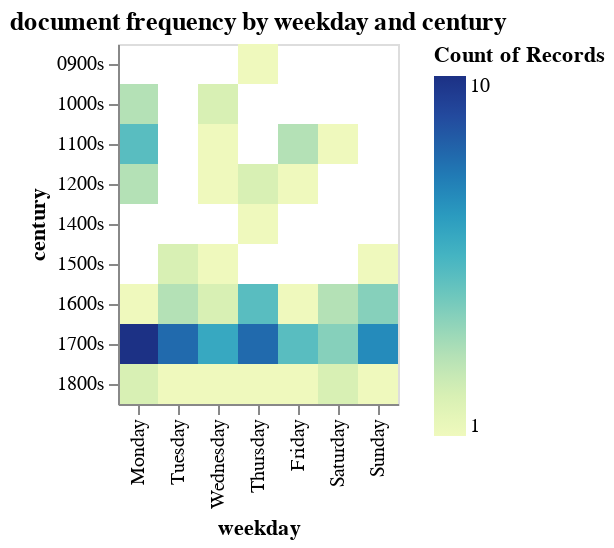

The cell this chart's notebook holds for it:
### Code cell
alt.Chart(weekday_dates[['undate_weekday', 'undate_weekday_name', 'pgpid', 'century']]).mark_rect().encode(
    alt.X('undate_weekday_name', sort=days, title='weekday'),
    alt.Y('century'),
    alt.Color('count(pgpid)')
).properties(title='document frequency by weekday and century')

### Figure 1 — Vega-Lite specification as saved in the notebook (floating-point values rounded to 4 significant figures)
{"config": {"view": {"continuousWidth": 300, "continuousHeight": 300}}, "data": {"name": "data-1260591da2e461d324479e63066d05e2"}, "mark": {"type": "rect"}, "encoding": {"color": {"aggregate": "count", "field": "pgpid", "type": "quantitative"}, "x": {"field": "undate_weekday_name", "sort": ["Monday", "Tuesday", "Wednesday", "Thursday", "Friday", "Saturday", "Sunday"], "title": "weekday", "type": "nominal"}, "y": {"field": "century", "type": "nominal"}}, "title": "document frequency by weekday and century", "$schema": "https://vega.github.io/schema/vega-lite/v5.20.1.json", "datasets": {"data-1260591da2e461d324479e63066d05e2": [{"undate_weekday": 3, "undate_weekday_name": "Thursday", "pgpid": 1377, "century": "1200s"}, {"undate_weekday": 0, "undate_weekday_name": "Monday", "pgpid": 2418, "century": "1200s"}, {"undate_weekday": 0, "undate_weekday_name": "Monday", "pgpid": 2649, "century": "1100s"}, {"undate_weekday": 2, "undate_weekday_name": "Wednesday", "pgpid": 2739, "century": "1000s"}, {"undate_weekday": 3, "undate_weekday_name": "Thursday", "pgpid": 4026, "century": "1200s"}, {"undate_weekday": 0, "undate_weekday_name": "Monday", "pgpid": 5393, "century": "1000s"}, {"undate_weekday": 3, "undate_weekday_name": "Thursday", "pgpid": 6318, "century": "0900s"}, {"undate_weekday": 0, "undate_weekday_name": "Monday", "pgpid": 6419, "century": "1100s"}, {"undate_weekday": 0, "undate_weekday_name": "Monday", "pgpid": 6869, "century": "1000s"}, {"undate_weekday": 3, "undate_weekday_name": "Thursday", "pgpid": 6947, "century": "1400s"}, {"undate_weekday": 2, "undate_weekday_name": "Wednesday", "pgpid": 7237, "century": "1100s"}, {"undate_weekday": 2, "undate_weekday_name": "Wednesday", "pgpid": 7381, "century": "1000s"}, {"undate_weekday": 4, "undate_weekday_name": "Friday", "pgpid": 7637, "century": "1100s"}, {"undate_weekday": 4, "undate_weekday_name": "Friday", "pgpid": 7642, "century": "1200s"}, {"undate_weekday": 5, "undate_weekday_name": "Saturday", "pgpid": 8332, "century": "1100s"}, {"undate_weekday": 0, "undate_weekday_name": "Monday", "pgpid": 9073, "century": "1100s"}, {"undate_weekday": 4, "undate_weekday_name": "Friday", "pgpid": 11227, "century": "1100s"}, {"undate_weekday": 6, "undate_weekday_name": "Sunday", "pgpid": 19648, "century": "1500s"}, {"undate_weekday": 2, "undate_weekday_name": "Wednesday", "pgpid": 19649, "century": "1500s"}, {"undate_weekday": 0, "undate_weekday_name": "Monday", "pgpid": 21094, "century": "1100s"}, {"undate_weekday": 1, "undate_weekday_name": "Tuesday", "pgpid": 25879, "century": "1500s"}, {"undate_weekday": 0, "undate_weekday_name": "Monday", "pgpid": 26510, "century": "1200s"}, {"undate_weekday": 6, "undate_weekday_name": "Sunday", "pgpid": 27479, "century": "1700s"}, {"undate_weekday": 4, "undate_weekday_name": "Friday", "pgpid": 27482, "century": "1700s"}, {"undate_weekday": 3, "undate_weekday_name": "Thursday", "pgpid": 27484, "century": "1600s"}, {"undate_weekday": 2, "undate_weekday_name": "Wednesday", "pgpid": 27485, "century": "1800s"}, {"undate_weekday": 2, "undate_weekday_name": "Wednesday", "pgpid": 27487, "century": "1600s"}, {"undate_weekday": 3, "undate_weekday_name": "Thursday", "pgpid": 27489, "century": "1700s"}, {"undate_weekday": 6, "undate_weekday_name": "Sunday", "pgpid": 27490, "century": "1600s"}, {"undate_weekday": 0, "undate_weekday_name": "Monday", "pgpid": 27491, "century": "1700s"}, {"undate_weekday": 6, "undate_weekday_name": "Sunday", "pgpid": 27493, "century": "1600s"}, {"undate_weekday": 0, "undate_weekday_name": "Monday", "pgpid": 27495, "century": "1700s"}, {"undate_weekday": 5, "undate_weekday_name": "Saturday", "pgpid": 27496, "century": "1700s"}, {"undate_weekday": 4, "undate_weekday_name": "Friday", "pgpid": 27497, "century": "1600s"}, {"undate_weekday": 5, "undate_weekday_name": "Saturday", "pgpid": 27498, "century": "1600s"}, {"undate_weekday": 1, "undate_weekday_name": "Tuesday", "pgpid": 27499, "century": "1700s"}, {"undate_weekday": 2, "undate_weekday_name": "Wednesday", "pgpid": 27500, "century": "1700s"}, {"undate_weekday": 4, "undate_weekday_name": "Friday", "pgpid": 27507, "century": "1700s"}, {"undate_weekday": 3, "undate_weekday_name": "Thursday", "pgpid": 27509, "century": "1700s"}, {"undate_weekday": 1, "undate_weekday_name": "Tuesday", "pgpid": 27511, "century": "1600s"}, {"undate_weekday": 6, "undate_weekday_name": "Sunday", "pgpid": 27514, "century": "1700s"}, {"undate_weekday": 5, "undate_weekday_name": "Saturday", "pgpid": 27515, "century": "1600s"}, {"undate_weekday": 0, "undate_weekday_name": "Monday", "pgpid": 27516, "century": "1700s"}, {"undate_weekday": 6, "undate_weekday_name": "Sunday", "pgpid": 27517, "century": "1700s"}, {"undate_weekday": 6, "undate_weekday_name": "Sunday", "pgpid": 27546, "century": "1700s"}, {"undate_weekday": 1, "undate_weekday_name": "Tuesday", "pgpid": 27587, "century": "1700s"}, {"undate_weekday": 5, "undate_weekday_name": "Saturday", "pgpid": 27588, "century": "1800s"}, {"undate_weekday": 1, "undate_weekday_name": "Tuesday", "pgpid": 27589, "century": "1700s"}, {"undate_weekday": 3, "undate_weekday_name": "Thursday", "pgpid": 27721, "century": "1600s"}, {"undate_weekday": 2, "undate_weekday_name": "Wednesday", "pgpid": 27758, "century": "1600s"}, {"undate_weekday": 3, "undate_weekday_name": "Thursday", "pgpid": 27760, "century": "1600s"}, {"undate_weekday": 6, "undate_weekday_name": "Sunday", "pgpid": 27766, "century": "1700s"}, {"undate_weekday": 0, "undate_weekday_name": "Monday", "pgpid": 27767, "century": "1700s"}, {"undate_weekday": 1, "undate_weekday_name": "Tuesday", "pgpid": 27768, "century": "1700s"}, {"undate_weekday": 3, "undate_weekday_name": "Thursday", "pgpid": 27769, "century": "1700s"}, {"undate_weekday": 2, "undate_weekday_name": "Wednesday", "pgpid": 27774, "century": "1700s"}, {"undate_weekday": 2, "undate_weekday_name": "Wednesday", "pgpid": 27775, "century": "1700s"}, {"undate_weekday": 1, "undate_weekday_name": "Tuesday", "pgpid": 27776, "century": "1700s"}, {"undate_weekday": 3, "undate_weekday_name": "Thursday", "pgpid": 27777, "century": "1700s"}, {"undate_weekday": 2, "undate_weekday_name": "Wednesday", "pgpid": 27779, "century": "1700s"}, {"undate_weekday": 0, "undate_weekday_name": "Monday", "pgpid": 27783, "century": "1700s"}, {"undate_weekday": 0, "undate_weekday_name": "Monday", "pgpid": 27785, "century": "1700s"}, {"undate_weekday": 0, "undate_weekday_name": "Monday", "pgpid": 27787, "century": "1700s"}, {"undate_weekday": 3, "undate_weekday_name": "Thursday", "pgpid": 27789, "century": "1700s"}, {"undate_weekday": 3, "undate_weekday_name": "Thursday", "pgpid": 27790, "century": "1700s"}, {"undate_weekday": 3, "undate_weekday_name": "Thursday", "pgpid": 27791, "century": "1700s"}, {"undate_weekday": 1, "undate_weekday_name": "Tuesday", "pgpid": 27792, "century": "1500s"}, {"undate_weekday": 5, "undate_weekday_name": "Saturday", "pgpid": 27793, "century": "1700s"}, {"undate_weekday": 0, "undate_weekday_name": "Monday", "pgpid": 27794, "century": "1700s"}, {"undate_weekday": 1, "undate_weekday_name": "Tuesday", "pgpid": 27795, "century": "1700s"}, {"undate_weekday": 3, "undate_weekday_name": "Thursday", "pgpid": 27798, "century": "1800s"}, {"undate_weekday": 6, "undate_weekday_name": "Sunday", "pgpid": 27800, "century": "1800s"}, {"undate_weekday": 4, "undate_weekday_name": "Friday", "pgpid": 27802, "century": "1800s"}, {"undate_weekday": 1, "undate_weekday_name": "Tuesday", "pgpid": 27805, "century": "1800s"}, {"undate_weekday": 5, "undate_weekday_name": "Saturday", "pgpid": 27807, "century": "1800s"}, {"undate_weekday": 0, "undate_weekday_name": "Monday", "pgpid": 27808, "century": "1800s"}, {"undate_weekday": 0, "undate_weekday_name": "Monday", "pgpid": 27820, "century": "1800s"}, {"undate_weekday": 5, "undate_weekday_name": "Saturday", "pgpid": 27920, "century": "1700s"}, {"undate_weekday": 4, "undate_weekday_name": "Friday", "pgpid": 27921, "century": "1700s"}, {"undate_weekday": 5, "undate_weekday_name": "Saturday", "pgpid": 27930, "century": "1600s"}, {"undate_weekday": 6, "undate_weekday_name": "Sunday", "pgpid": 27962, "century": "1600s"}, {"undate_weekday": 6, "undate_weekday_name": "Sunday", "pgpid": 27963, "century": "1700s"}, {"undate_weekday": 4, "undate_weekday_name": "Friday", "pgpid": 27965, "century": "1700s"}, {"undate_weekday": 3, "undate_weekday_name": "Thursday", "pgpid": 27967, "century": "1600s"}, {"undate_weekday": 4, "undate_weekday_name": "Friday", "pgpid": 28021, "century": "1700s"}, {"undate_weekday": 2, "undate_weekday_name": "Wednesday", "pgpid": 28022, "century": "1700s"}, {"undate_weekday": 6, "undate_weekday_name": "Sunday", "pgpid": 28023, "century": "1700s"}, {"undate_weekday": 0, "undate_weekday_name": "Monday", "pgpid": 28031, "century": "1700s"}, {"undate_weekday": 0, "undate_weekday_name": "Monday", "pgpid": 28038, "century": "1700s"}, {"undate_weekday": 1, "undate_weekday_name": "Tuesday", "pgpid": 28039, "century": "1700s"}, {"undate_weekday": 3, "undate_weekday_name": "Thursday", "pgpid": 28045, "century": "1600s"}, {"undate_weekday": 2, "undate_weekday_name": "Wednesday", "pgpid": 28053, "century": "1700s"}, {"undate_weekday": 6, "undate_weekday_name": "Sunday", "pgpid": 28060, "century": "1600s"}, {"undate_weekday": 5, "undate_weekday_name": "Saturday", "pgpid": 28066, "century": "1700s"}, {"undate_weekday": 1, "undate_weekday_name": "Tuesday", "pgpid": 28068, "century": "1700s"}, {"undate_weekday": 3, "undate_weekday_name": "Thursday", "pgpid": 28071, "century": "1700s"}, {"undate_weekday": 0, "undate_weekday_name": "Monday", "pgpid": 28072, "century": "1600s"}, {"undate_weekday": 1, "undate_weekday_name": "Tuesday", "pgpid": 28073, "century": "1600s"}, {"undate_weekday": 1, "undate_weekday_name": "Tuesday", "pgpid": 28085, "century": "1600s"}, {"undate_weekday": 0, "undate_weekday_name": "Monday", "pgpid": 34623, "century": "1200s"}, {"undate_weekday": 2, "undate_weekday_name": "Wednesday", "pgpid": 35264, "century": "1200s"}, {"undate_weekday": 0, "undate_weekday_name": "Monday", "pgpid": 39564, "century": "1000s"}, {"undate_weekday": 0, "undate_weekday_name": "Monday", "pgpid": 40035, "century": "1100s"}, {"undate_weekday": 4, "undate_weekday_name": "Friday", "pgpid": 40036, "century": "1100s"}]}}
